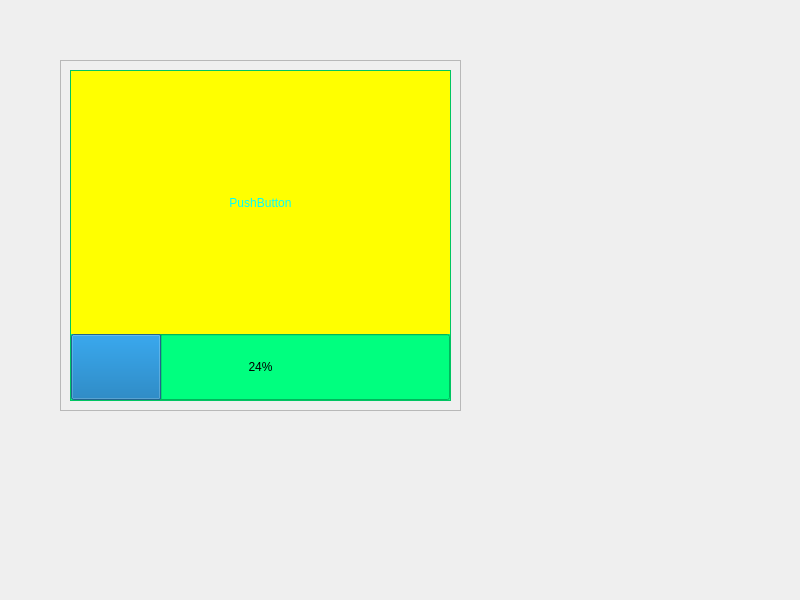
<?xml version="1.0" encoding="UTF-8"?>
<ui version="4.0">
 <class>TryWindow</class>
 <widget class="QMainWindow" name="TryWindow">
  <property name="geometry">
   <rect>
    <x>0</x>
    <y>0</y>
    <width>800</width>
    <height>600</height>
   </rect>
  </property>
  <property name="windowTitle">
   <string>MainWindow</string>
  </property>
  <widget class="QWidget" name="centralwidget">
   <widget class="QFrame" name="frame">
    <property name="geometry">
     <rect>
      <x>60</x>
      <y>60</y>
      <width>401</width>
      <height>351</height>
     </rect>
    </property>
    <property name="styleSheet">
     <string notr="true">QPushButton{
	border: none;
}</string>
    </property>
    <property name="frameShape">
     <enum>QFrame::StyledPanel</enum>
    </property>
    <property name="frameShadow">
     <enum>QFrame::Raised</enum>
    </property>
    <layout class="QVBoxLayout" name="verticalLayout">
     <item>
      <widget class="QFrame" name="frame_2">
       <property name="styleSheet">
        <string notr="true">background-color: rgb(0, 255, 127);</string>
       </property>
       <property name="frameShape">
        <enum>QFrame::StyledPanel</enum>
       </property>
       <property name="frameShadow">
        <enum>QFrame::Raised</enum>
       </property>
       <layout class="QVBoxLayout" name="verticalLayout_2">
        <property name="spacing">
         <number>0</number>
        </property>
        <property name="leftMargin">
         <number>0</number>
        </property>
        <property name="topMargin">
         <number>0</number>
        </property>
        <property name="rightMargin">
         <number>0</number>
        </property>
        <property name="bottomMargin">
         <number>0</number>
        </property>
        <item>
         <widget class="QPushButton" name="pushButton">
          <property name="sizePolicy">
           <sizepolicy hsizetype="Minimum" vsizetype="Expanding">
            <horstretch>0</horstretch>
            <verstretch>4</verstretch>
           </sizepolicy>
          </property>
          <property name="styleSheet">
           <string notr="true">color: rgb(0, 255, 255);
background-color: rgb(255, 255, 0);</string>
          </property>
          <property name="text">
           <string>PushButton</string>
          </property>
         </widget>
        </item>
        <item>
         <widget class="QProgressBar" name="progressBar">
          <property name="sizePolicy">
           <sizepolicy hsizetype="Expanding" vsizetype="Expanding">
            <horstretch>0</horstretch>
            <verstretch>1</verstretch>
           </sizepolicy>
          </property>
          <property name="value">
           <number>24</number>
          </property>
          <property name="alignment">
           <set>Qt::AlignCenter</set>
          </property>
          <property name="textVisible">
           <bool>true</bool>
          </property>
          <property name="invertedAppearance">
           <bool>false</bool>
          </property>
         </widget>
        </item>
       </layout>
      </widget>
     </item>
    </layout>
   </widget>
  </widget>
 </widget>
 <resources/>
 <connections/>
</ui>
